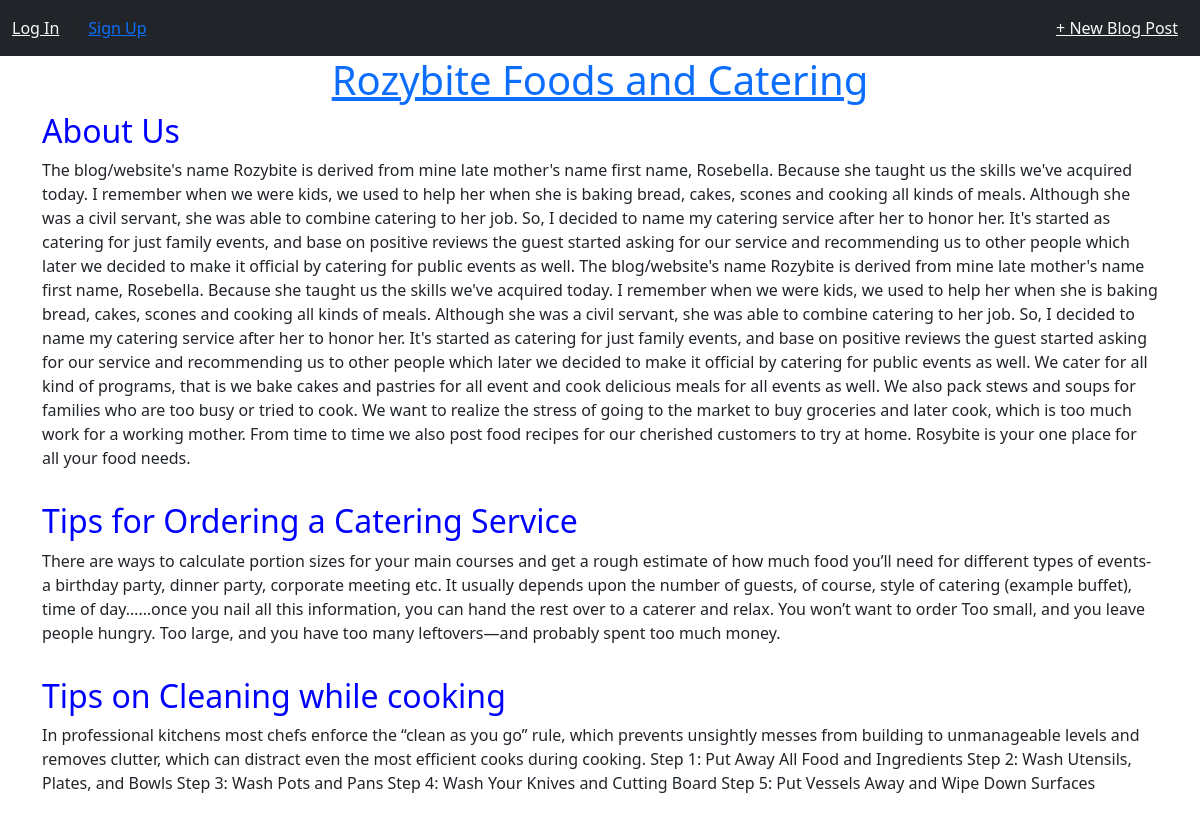
The page / on the database its author committed.
### blog/models.py (models this page shows, shortened)
class Post(models.Model):
    title = models.CharField(max_length=200)
    author = models.ForeignKey(
        "auth.User",
        on_delete=models.CASCADE,
    )
    body = models.TextField()

### blog/views.py (the view)
# urls.py: path("", BlogListView.as_view(), name="home"),
class BlogListView(ListView):
    model = Post
    template_name = "home.html"

### templates/home.html
{% extends "base.html" %}
{% block content %}
  {% for post in post_list %}
  <div class="post-entry">
    <h2>
        <a href="{% url 'post_detail' post.pk %}">{{ post.title }}</a>
    </h2>
    <p>{{ post.body }}</p>
  </div>
  {% endfor %}
{% endblock content %}

### templates/base.html (shortened to what this page needs)
{% load static %}
<html lang="en">
  <head>
    <link rel="stylesheet" href="{% static 'css/base.css' %}" />
    <link rel="stylesheet" href="{% static 'css/bootstrap.css' %}" />
  </head>
  <body>
    <div class="container-fluid bg-dark py-3">
<div class="row">
  <div class="col-md-3"  style="display: flex;gap: 10px;><p class="text-light">
    {% if user.is_authenticated %}
    <p class="text-light">Hi {{ user.username }}!</p>
    <th><a class="text-light" href="{% url 'logout' %}">Log out</a></th>
    {% else %}
    <th><a class="text-light" href="{% url 'login' %}">Log In</a></th>
    |<a href="{% url 'signup' %}">Sign Up</a>
    {% endif %}
  </p></div>
  <div class="col-md-9"><p class="text-light">
    <a class="text-light" style="margin-right: 10px;float:right" href="{% url 'post_new' %}">+ New Blog Post</a>
    </p></div>
</div>
    </div>
<main>
<section>
  <article>
    <div class="jumbotron text-center">
      <h1><a href="{% url 'home' %}">Rozybite Foods and Catering</a></h1>
    </div>
<div class="container">
{% block content %}
{% endblock content %}
</div>
</article>
</section>
</main>
  </body>
</html>

### static/css/base.css (style rules this page uses)
body { font-family: 'Source Sans Pro', sans-serif; font-size: 18px; }
.post-entry { margin-bottom: 2rem; }
.post-entry h2 { margin: 0.5rem 0; }
.post-entry h2 a, .post-entry h2 a:visited { color: blue; text-decoration: none; }
.post-entry p { margin: 0; font-weight: 400; }

### rows shown on the page
Post: title "About Us", body "The blog/website's name Rozybite is derived from mine late mother's name first name, Rosebella. Because she taught us the skills we've acquired today. I remember when we were kids, we used to help her when she is baking bread, cakes, scones and cooking all kinds of meals. Although she was a civil servant, she was able to combine catering to her job. So, I decided to name my catering service after her to honor her. It's started as catering for just family events, and base on positive reviews the guest started asking for our service and recommending us to other people which later we decided to make it official by catering for public events as well. The blog/website's name Rozybite is derived…"
Post: title "Tips for Ordering a Catering Service", body "There are ways to calculate portion sizes for your main courses and get a rough estimate of how much food you’ll need for different types of events- a birthday party, dinner party, corporate meeting etc. It usually depends upon the number of guests, of course, style of catering (example buffet), time of day……once you nail all this information, you can hand the rest over to a caterer and relax. You won’t want to order Too small, and you leave people hungry. Too large, and you have too many leftovers—and probably spent too much money."
Post: title "Tips on Cleaning while cooking", body "In professional kitchens most chefs enforce the “clean as you go” rule, which prevents unsightly messes from building to unmanageable levels and removes clutter, which can distract even the most efficient cooks during cooking. Step 1: Put Away All Food and Ingredients Step 2: Wash Utensils, Plates, and Bowls Step 3: Wash Pots and Pans Step 4: Wash Your Knives and Cutting Board Step 5: Put Vessels Away and Wipe Down Surfaces"
